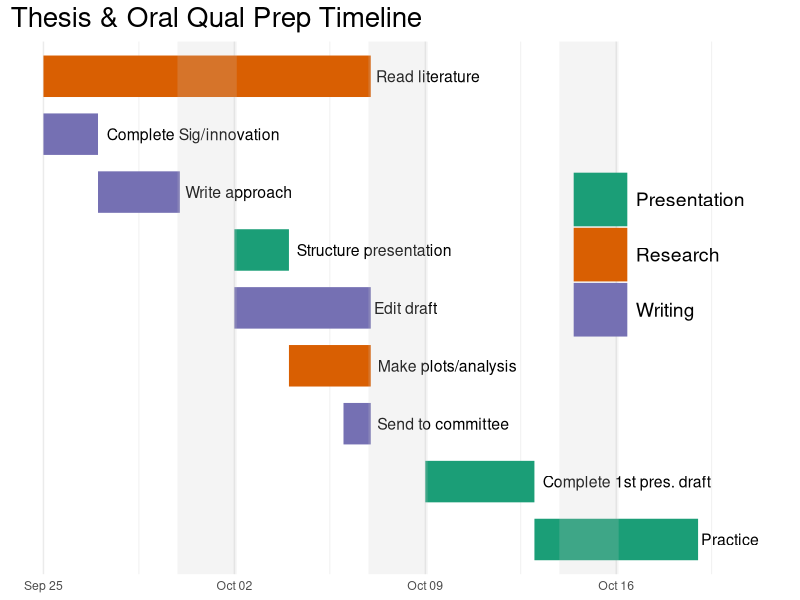

Source code (R):
# Create a data frame with tasks, start and end dates
tasks <- data.frame(
  Task = c("Complete Sig/innovation", "Write approach", "Edit draft", 
           "Structure presentation", "Make plots/analysis", "Send to committee",
           "Complete 1st pres. draft", "Practice",
           "Read literature",
           "Weekend 1", "Weekend 2", "Weekend 3"),
  Start = as.Date(c("2023-09-25", "2023-09-27", "2023-10-02", 
                    "2023-10-02", "2023-10-04", "2023-10-06",
                    "2023-10-09", "2023-10-13",
                    "2023-09-25",
                    "2023-10-01", "2023-10-08", "2023-10-15")),
  End = as.Date(c("2023-09-27", "2023-09-30", "2023-10-07", 
                  "2023-10-04", "2023-10-07", "2023-10-07",
                  "2023-10-13", "2023-10-19",
                  "2023-10-07",
                  "2023-10-02", "2023-10-09", "2023-10-16")),
  Type = c("Writing", "Writing", "Writing", 
           "Presentation", "Research", "Writing",
           "Presentation", "Presentation",
           "Research",
           "Weekend", "Weekend", "Weekend"),
  stringsAsFactors = FALSE
)


library(ggplot2)
library(dplyr)

# Create the Gantt chart
gantt_chart <- ggplot(subset(tasks, Type != "Weekend"), aes(xmin = Start, xmax = End, y = reorder(Task, Start, decreasing = T))) +
 geom_rect(aes(ymin = Task, ymax = Task, color = Type, fill = Type), linewidth = 14) +
  geom_text(aes(x = End, label = Task), hjust = -0.05, size = 4) +
  geom_vline(data = subset(tasks, Type == "Weekend"),
             aes(xintercept = Start), color = "grey80", size = 20, alpha = 0.2) +
 scale_color_brewer(type = "cat", palette = "Dark2") +
 scale_fill_brewer(type = "cat", palette = "Dark2") +
  labs(title = "Thesis & Oral Qual Prep Timeline") +
  theme_minimal() +
  coord_cartesian(clip = 'off') + 
  theme(
    axis.title = element_blank(),
    panel.grid.major.y = element_blank(),
    axis.text.y = element_blank(),
    plot.margin = margin(5, 50, 5, 5),
    legend.title = element_blank(),
    legend.position = c(0.9, 0.6),
    legend.text = element_text(size = 14),
    plot.title = element_text(size = 20)
    
  )

# Show the Gantt chart
gantt_chart

